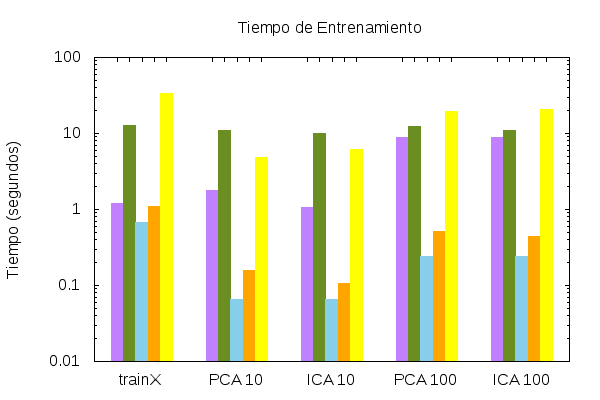

Source code (gnuplot):
set terminal png size 600,400
set output "vtp.png"

set style line 1 lc rgb "purple"
set style line 2 lc rgb "#6B8E23"
set style line 3 lc rgb "skyblue"
set style line 4 lc rgb "orange"
set style line 5 lc rgb "yellow"

set style fill solid
set boxwidth 0.13

set ylabel "Tiempo (segundos)"
set xrange [0.5:5.5]
set logscale y
set title "Tiempo de Entrenamiento"
unset key

plot "vdttp.dat" using 1:3:xtic(2) w boxes ls 1 title "Decision Tree", \
     "vrftp.dat" using 1:3:xtic(2) w boxes ls 2 title "Random Forest", \
     "vnbtp.dat" using 1:3:xtic(2) w boxes ls 3 title "Naive Bayes", \
     "vknntp.dat" using 1:3:xtic(2) w boxes ls 4 title "KNN", \
     "vsvctp.dat" using 1:3:xtic(2) w boxes ls 5 title "SVM"
